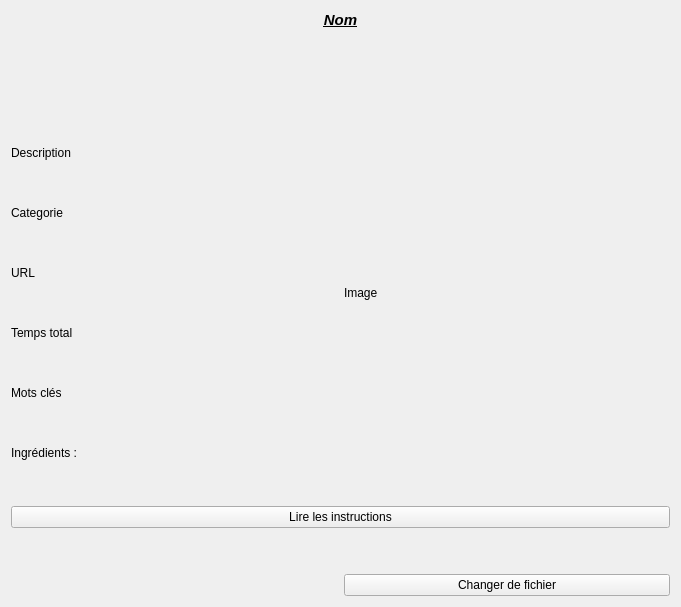
<?xml version="1.0" encoding="UTF-8"?>
<ui version="4.0">
 <class>Recette</class>
 <widget class="QWidget" name="Recette">
  <property name="geometry">
   <rect>
    <x>0</x>
    <y>0</y>
    <width>681</width>
    <height>607</height>
   </rect>
  </property>
  <property name="sizePolicy">
   <sizepolicy hsizetype="Maximum" vsizetype="Maximum">
    <horstretch>0</horstretch>
    <verstretch>0</verstretch>
   </sizepolicy>
  </property>
  <property name="maximumSize">
   <size>
    <width>1000</width>
    <height>1000</height>
   </size>
  </property>
  <property name="windowTitle">
   <string>La recette ! </string>
  </property>
  <layout class="QGridLayout" name="gridLayout">
   <item row="3" column="0" colspan="2">
    <layout class="QVBoxLayout" name="verticalLayout_6">
     <item>
      <widget class="QLabel" name="ingredients">
       <property name="text">
        <string>Ingrédients : </string>
       </property>
      </widget>
     </item>
     <item>
      <spacer name="verticalSpacer_2">
       <property name="orientation">
        <enum>Qt::Vertical</enum>
       </property>
       <property name="sizeHint" stdset="0">
        <size>
         <width>20</width>
         <height>40</height>
        </size>
       </property>
      </spacer>
     </item>
     <item>
      <widget class="QPushButton" name="btnInstruction">
       <property name="text">
        <string>Lire les instructions</string>
       </property>
      </widget>
     </item>
     <item>
      <spacer name="verticalSpacer_3">
       <property name="orientation">
        <enum>Qt::Vertical</enum>
       </property>
       <property name="sizeHint" stdset="0">
        <size>
         <width>20</width>
         <height>40</height>
        </size>
       </property>
      </spacer>
     </item>
    </layout>
   </item>
   <item row="0" column="0" colspan="2">
    <layout class="QVBoxLayout" name="verticalLayout_5">
     <item>
      <widget class="QLabel" name="nom">
       <property name="font">
        <font>
         <pointsize>11</pointsize>
         <weight>75</weight>
         <italic>true</italic>
         <bold>true</bold>
         <underline>true</underline>
        </font>
       </property>
       <property name="text">
        <string>Nom</string>
       </property>
       <property name="alignment">
        <set>Qt::AlignCenter</set>
       </property>
      </widget>
     </item>
    </layout>
   </item>
   <item row="2" column="1">
    <layout class="QHBoxLayout" name="horizontalLayout_10">
     <item>
      <widget class="QLabel" name="image">
       <property name="maximumSize">
        <size>
         <width>400</width>
         <height>325</height>
        </size>
       </property>
       <property name="text">
        <string>Image </string>
       </property>
      </widget>
     </item>
    </layout>
   </item>
   <item row="2" column="0">
    <layout class="QVBoxLayout" name="verticalLayout_3">
     <item>
      <layout class="QVBoxLayout" name="verticalLayout_4">
       <item>
        <widget class="QLabel" name="description">
         <property name="text">
          <string>Description</string>
         </property>
         <property name="wordWrap">
          <bool>true</bool>
         </property>
        </widget>
       </item>
       <item>
        <spacer name="verticalSpacer">
         <property name="orientation">
          <enum>Qt::Vertical</enum>
         </property>
         <property name="sizeHint" stdset="0">
          <size>
           <width>20</width>
           <height>40</height>
          </size>
         </property>
        </spacer>
       </item>
       <item>
        <widget class="QLabel" name="categorie">
         <property name="text">
          <string>Categorie </string>
         </property>
        </widget>
       </item>
       <item>
        <spacer name="verticalSpacer_5">
         <property name="orientation">
          <enum>Qt::Vertical</enum>
         </property>
         <property name="sizeHint" stdset="0">
          <size>
           <width>20</width>
           <height>40</height>
          </size>
         </property>
        </spacer>
       </item>
       <item>
        <widget class="QLabel" name="url">
         <property name="text">
          <string>URL</string>
         </property>
         <property name="wordWrap">
          <bool>true</bool>
         </property>
         <property name="openExternalLinks">
          <bool>true</bool>
         </property>
         <property name="textInteractionFlags">
          <set>Qt::TextBrowserInteraction</set>
         </property>
        </widget>
       </item>
       <item>
        <spacer name="verticalSpacer_6">
         <property name="orientation">
          <enum>Qt::Vertical</enum>
         </property>
         <property name="sizeHint" stdset="0">
          <size>
           <width>20</width>
           <height>40</height>
          </size>
         </property>
        </spacer>
       </item>
       <item>
        <widget class="QLabel" name="totaltime">
         <property name="text">
          <string>Temps total</string>
         </property>
        </widget>
       </item>
       <item>
        <spacer name="verticalSpacer_7">
         <property name="orientation">
          <enum>Qt::Vertical</enum>
         </property>
         <property name="sizeHint" stdset="0">
          <size>
           <width>20</width>
           <height>40</height>
          </size>
         </property>
        </spacer>
       </item>
       <item>
        <widget class="QLabel" name="keyword">
         <property name="text">
          <string>Mots clés</string>
         </property>
         <property name="wordWrap">
          <bool>true</bool>
         </property>
        </widget>
       </item>
       <item>
        <spacer name="verticalSpacer_8">
         <property name="orientation">
          <enum>Qt::Vertical</enum>
         </property>
         <property name="sizeHint" stdset="0">
          <size>
           <width>20</width>
           <height>40</height>
          </size>
         </property>
        </spacer>
       </item>
      </layout>
     </item>
    </layout>
   </item>
   <item row="4" column="1">
    <widget class="QPushButton" name="btnChange">
     <property name="text">
      <string>Changer de fichier</string>
     </property>
    </widget>
   </item>
   <item row="1" column="0">
    <spacer name="verticalSpacer_9">
     <property name="orientation">
      <enum>Qt::Vertical</enum>
     </property>
     <property name="sizeHint" stdset="0">
      <size>
       <width>20</width>
       <height>40</height>
      </size>
     </property>
    </spacer>
   </item>
  </layout>
  <action name="actionOuvrir">
   <property name="text">
    <string>Ouvrir</string>
   </property>
  </action>
 </widget>
 <resources/>
 <connections/>
</ui>
